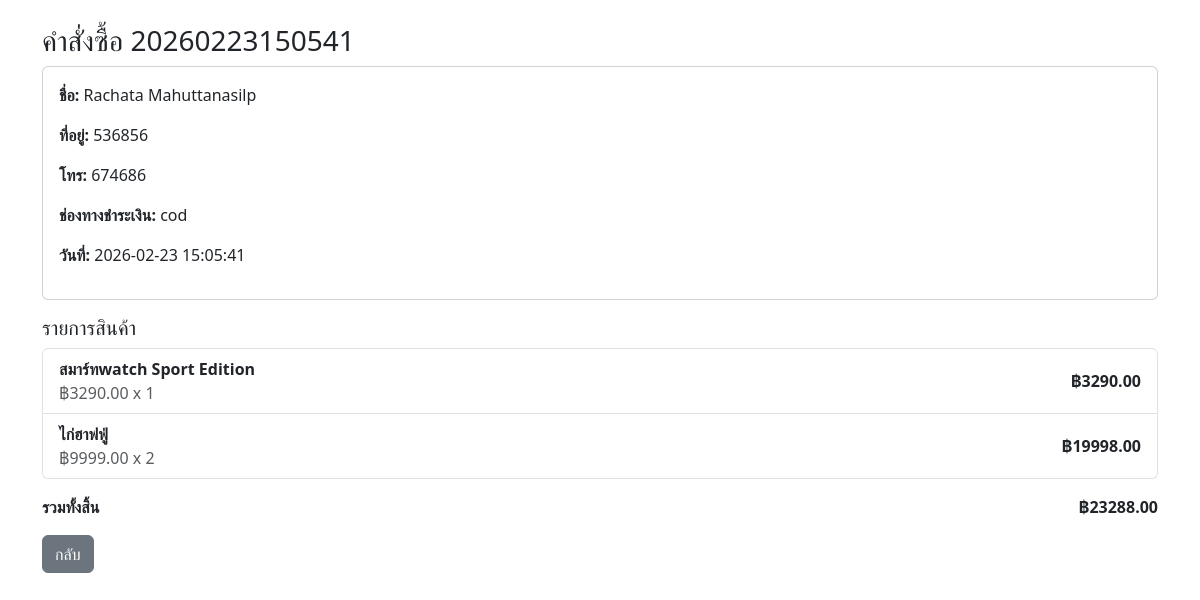
Screenshot of /admin/orders/5 with the database file from the repository.
### app.py (models this page shows, shortened)
class Order(db.Model):
    __tablename__ = 'orders'
    id = db.Column(db.Integer, primary_key=True)
    order_id = db.Column(db.String(64), unique=True, nullable=False)
    name = db.Column(db.String(200), nullable=False)
    address = db.Column(db.Text, nullable=False)
    phone = db.Column(db.String(50), nullable=True)
    payment_method = db.Column(db.String(20), nullable=False)
    subtotal = db.Column(db.Float, nullable=False)
    shipping = db.Column(db.Float, nullable=False)
    total = db.Column(db.Float, nullable=False)
    created_at = db.Column(db.DateTime, default=datetime.now)
    items = db.relationship('OrderItem', backref='order', cascade='all, delete-orphan')

class OrderItem(db.Model):
    __tablename__ = 'order_items'
    id = db.Column(db.Integer, primary_key=True)
    order_id = db.Column(db.Integer, db.ForeignKey('orders.id'), nullable=False)
    product_id = db.Column(db.Integer, nullable=True)
    product_name = db.Column(db.String(200), nullable=False)
    product_price = db.Column(db.Float, nullable=False)
    quantity = db.Column(db.Integer, nullable=False)
    item_total = db.Column(db.Float, nullable=False)

### app.py (the view)
@app.route('/admin/orders/<int:order_id>')
def admin_order_detail(order_id):
    order = Order.query.get_or_404(order_id)
    return render_template('admin_order_detail.html', order=order)

### images/templates/admin_order_detail.html (shortened to what this page needs)
<!DOCTYPE html>
<html lang="th">
<head>
    <link href="https://cdn.jsdelivr.net/npm/bootstrap@5.3.0/dist/css/bootstrap.min.css" rel="stylesheet">
</head>
<body>
<div class="container mt-4">
    <h3>คำสั่งซื้อ {{ order.order_id }}</h3>
    <div class="card p-3 mb-3">
        <p><strong>ชื่อ:</strong> {{ order.name }}</p>
        <p><strong>ที่อยู่:</strong> {{ order.address }}</p>
        <p><strong>โทร:</strong> {{ order.phone }}</p>
        <p><strong>ช่องทางชำระเงิน:</strong> {{ order.payment_method }}</p>
        <p><strong>วันที่:</strong> {{ order.created_at.strftime('%Y-%m-%d %H:%M:%S') }}</p>
    </div>
    <h5>รายการสินค้า</h5>
    <div class="list-group mb-3">
        {% for it in order.items %}
            <div class="list-group-item d-flex justify-content-between align-items-center">
                <div>
                    <div style="font-weight:600;">{{ it.product_name }}</div>
                    <div class="text-muted">฿{{ '%.2f'|format(it.product_price) }} x {{ it.quantity }}</div>
                </div>
                <div style="font-weight:700;">฿{{ '%.2f'|format(it.item_total) }}</div>
            </div>
        {% endfor %}
    </div>
    <div class="d-flex justify-content-between" style="font-weight:700;">
        <div>รวมทั้งสิ้น</div>
        <div>฿{{ '%.2f'|format(order.total) }}</div>
    </div>
    <a href="/admin/orders" class="btn btn-secondary mt-3">กลับ</a>
</div>
</body>
</html>

### rows the page displays
Order: order_id "20260223150541", name "Rachata Mahuttanasilp", address "536856", phone "674686", payment_method "cod", created_at "2026-02-23 15:05:41", total "23288.00"
OrderItem: product_name "สมาร์ทwatch Sport Edition", product_price "3290.00", quantity "1", item_total "3290.00"
OrderItem: product_name "ไก่ฮาฟฟู่", product_price "9999.00", quantity "2", item_total "19998.00"
